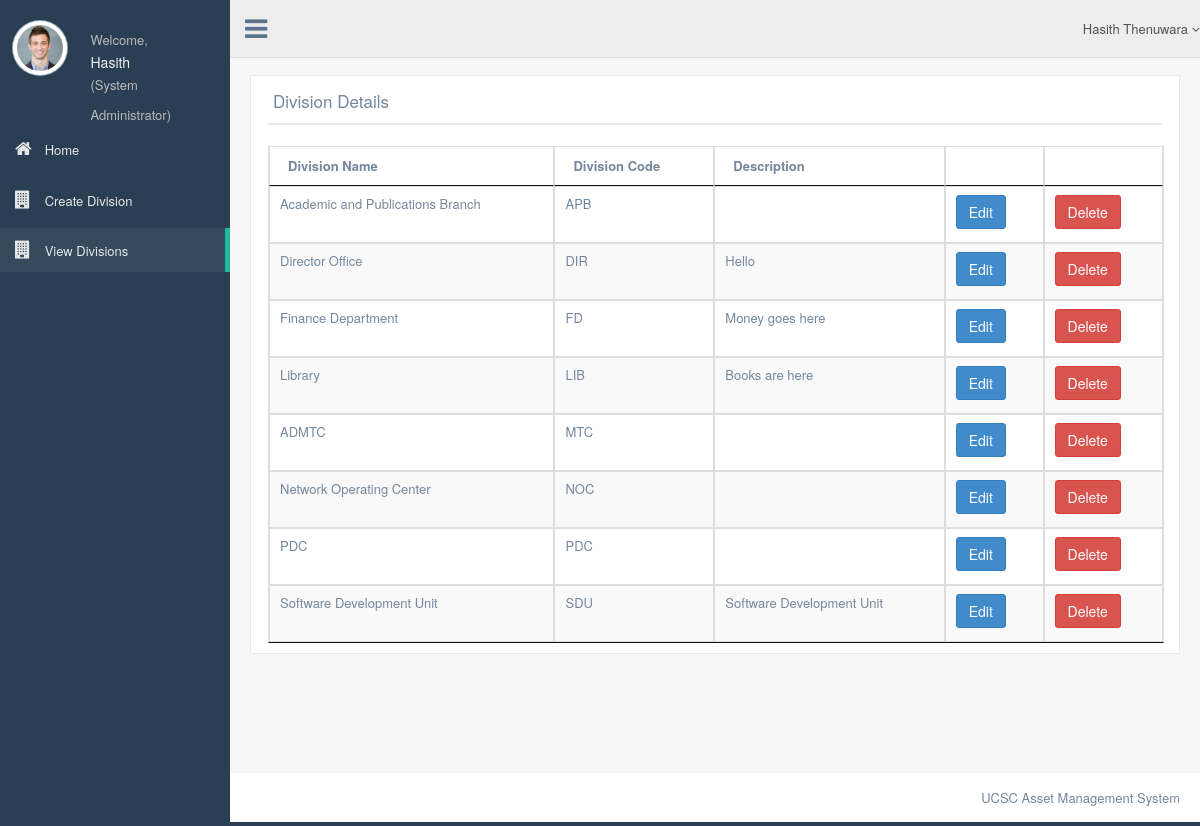
The app's page /divisionDetails.php (signed in) with its own data.
### tables this page shows
CREATE TABLE `division` (
  `Division_Code` varchar(4) NOT NULL,
  `Division_Name` varchar(60) NOT NULL,
  `Description` text
);

### server_access.php (called while the page is built, shortened)
<?php
class dbConnect
{
    private static $instance = NULL;
    private function __construct(){
        $this->dbh=new mysqli(DB_HOST, DB_USER, DB_PASSWORD, DB_DATABASE);
        return $this->dbh;
    }
    public static function connect(){
        if (self::$instance == NULL){
            self::$instance = new dbConnect();
        }
        return self::$instance;
    }
}

### function.php (called while the page is built, shortened)
<?php
include "server_access.php";
class FAssetClerk{
   function retrieve_user_level_name($user_level){
       $level_array = array('asset_clerk' => "Asset Clerk", 'dp_registrar'=>'Deputy Registrar', 'div_asset_clerk' => "Divisional Asset Clerk", "bursar" => "Bursar", "system_admin" => "System Administrator", "temp_user" => "Temporary User");
       $level = $level_array[$user_level];
       return $level;
   }
}

### divisionDetails.php (the view, shortened to what this page needs)
<?php
require_once 'conection.php';
require "function.php";
$log = new FAssetClerk();
$user_details = $_SESSION['user_details']; $level = $log->retrieve_user_level_name($user_details['user_level']);
$first_name = $user_details['first_name'];
$last_name = $user_details['last_name'];
?>
<!DOCTYPE html>
<html lang="en">
<head>
  <link href="css/bootstrap.min.css" rel="stylesheet">
  <link href="fonts/css/font-awesome.min.css" rel="stylesheet">
  <link href="css/animate.min.css" rel="stylesheet">
  <link href="css/custom.css" rel="stylesheet">
  <link href="css/icheck/flat/green.css" rel="stylesheet">
  <link href="css/datatables/jquery.dataTables.min.css" rel="stylesheet" type="text/css" />
  <link href="css/datatables/buttons.bootstrap.min.css" rel="stylesheet" type="text/css" />
  <link href="css/datatables/fixedHeader.bootstrap.min.css" rel="stylesheet" type="text/css" />
  <link href="css/datatables/responsive.bootstrap.min.css" rel="stylesheet" type="text/css" />
  <link href="css/datatables/scroller.bootstrap.min.css" rel="stylesheet" type="text/css" />
</head>
<body class="nav-md">
  <div class="container body">
    <div class="main_container">
      <div class="col-md-3 left_col">
        <div class="left_col scroll-view">
          <div class="profile">
            <div class="profile_pic">
              <img src="images/img.jpg" alt="..." class="img-circle profile_img">
            </div>
            <div class="profile_info">
              <span>Welcome,</span>
              <h2><?php echo $first_name;?></h2>               <span>(<?php echo $level;?>)</span>
            </div>
          </div>
          <br />
          <div id="sidebar-menu" class="main_menu_side hidden-print main_menu">
            <div class="menu_section">
              <ul class="nav side-menu">
                <li><a href="sys_admin.php"><i class="fa fa-home"></i> Home </span></a></li>
                <li><a href="createDivision.php"><i class="fa fa-building"></i> Create Division </span></a></li>
                <li><a href="divisionDetails.php"><i class="fa fa-building"></i> View Divisions </span></a></li>
               </ul>
            </div>
          </div>
        </div>
      </div>
      <div class="top_nav">
        <div class="nav_menu">
          <nav class="" role="navigation">
            <div class="nav toggle">
              <a id="menu_toggle"><i class="fa fa-bars"></i></a>
            </div>
            <ul class="nav navbar-nav navbar-right">
			<li class="">
                <a href="javascript:;" class="user-profile dropdown-toggle" data-toggle="dropdown" aria-expanded="false">
                 <?php echo "$first_name $last_name" ;?>
                  <span class=" fa fa-angle-down"></span>
                </a>
              </li>
            </ul>
          </nav>
        </div>
      </div>
      <div class="right_col" role="main">
        <div class="">
          <div class="page-title">
          </div>
        <form name="editDivision" method="POST" action="editDivision.php">
          <div class="row">
            <div class="col-md-12 col-sm-12 col-xs-12">
              <div class="x_panel">
                <div class="x_title">
                  <h2> Division Details</h2>
                  <div class="clearfix"></div>
                </div>
                <div class="x_content">
                </div>
                  <table id="datatable" class="table table-striped table-bordered">
                    <thead>
                        <tr>
                            <th>Division Name</th>
                            <th>Division Code</th>
                            <th>Description</th>
                            <th> </th>
                            <th> </th>
                        </tr>
                    </thead>
                    <tbody>
                          <?php
                          mysqli_select_db($conn, "asset_manager");
                          $res= "SELECT Division_Name,Division_Code,Description FROM division";
                          $result= $conn->query($res);
                          ?>
                          <tr class="success">
                              <?php
                              if($result->num_rows > 0){
                                  $i=0;
                                  while($row= $result->fetch_assoc()){
                                      echo "<tr><td>".$row["Division_Name"]."</td>"."<td>".$row["Division_Code"]."</td>"."<td>".$row["Description"]."</td>";
                                      echo ("<td><a class='btn btn-primary' href='editDivision.php?Division_Code=".$row['Division_Code']."'><i class='icon-ok'></i>Edit</a></td>");
                                      echo ("<td><button class='btn btn-danger' data-toggle='modal' data-target='#myModal$i'><i class='icon-warning-sign'></i>
                                             Delete</a></button></td> </tr>");
                                      $i++;
                                  }
                              }else{
                                  echo "0 results";
                              }
                              ?>
                    </tbody>
                </div>
              </div>
            </div>
              </div>
      </div>
    </div>
  </div>
            <footer>
              <div class="pull-right">
                UCSC Asset Management System
              </div>
              <div class="clearfix"></div>
            </footer>
        <div id="custom_notifications" class="custom-notifications dsp_none">
          <div class="clearfix"></div>
        </div>
</body>
</html>

### records on screen
division: Division_Name "Academic and Publications Branch", Division_Code "APB"
division: Division_Name "Director Office", Division_Code "DIR", Description "Hello"
division: Division_Name "Finance Department", Division_Code "FD", Description "Money goes here"
division: Division_Name "Library", Division_Code "LIB", Description "Books are here"
division: Division_Name "ADMTC", Division_Code "MTC"
division: Division_Name "Network Operating Center", Division_Code "NOC"
division: Division_Name "PDC", Division_Code "PDC"
division: Division_Name "Software Development Unit", Division_Code "SDU", Description "Software Development Unit"

### other values on screen
$first_name "Hasith"
$level "System Administrator"
$last_name "Thenuwara"
